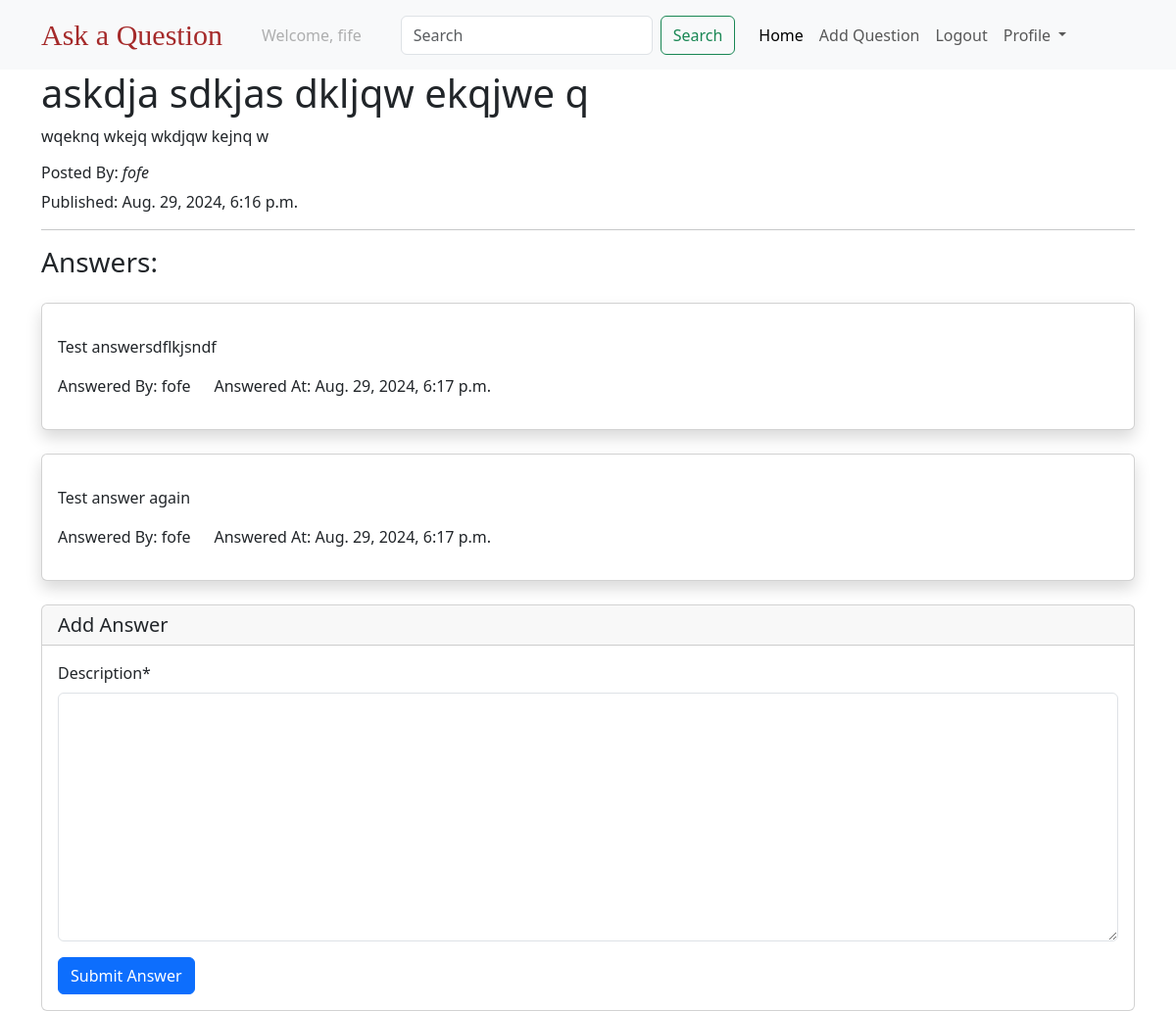
The page /question/askdja-sdkjas-dkljqw-ekqjwe-q/ (signed in) on the database its author committed.
### users/models.py (models this page shows)
class CustomUser(AbstractUser):
    pass

### questions/models.py (models this page shows, shortened)
class Question(models.Model):
    created_at = models.DateTimeField(auto_now_add=True)
    title = models.CharField(max_length=250)
    body = models.TextField()
    slug = models.SlugField(max_length=250, unique=True)
    author = models.ForeignKey(settings.AUTH_USER_MODEL,
                               on_delete=models.CASCADE, related_name="questions")

class Answer(models.Model):
    created_at = models.DateTimeField(auto_now_add=True)
    description = models.TextField()
    question = models.ForeignKey(Question, on_delete=models.CASCADE,
                                 related_name="answers")
    author = models.ForeignKey(settings.AUTH_USER_MODEL,
                               on_delete=models.CASCADE)

### questions/views.py (the view)
# urls.py: path('question/<slug:slug>/', question_details, name='qdetails'),
@login_required
def question_details(request, slug):
    question = get_object_or_404(Question, slug=slug)
    answer_list = Answer.objects.filter(question=question)
    if request.method == "POST":
        form = AnswerForm(request.POST)
        if form.is_valid():
            answer = form.save(commit=False)
            answer.question = question
            answer.author = request.user
            answer = form.save()
            answer_count.inc()
            return redirect('qdetails', slug=question.slug)
    else:
        form = AnswerForm()
    return render(request, 'QDetails.html', {'question': question, 'answer_list': answer_list, 'form': form, 'answer_count': answer_count})

### questions/forms.py
class AnswerForm(forms.ModelForm):
    class Meta:
        model = Answer
        fields = ['description']

### templates/QDetails.html (shortened to what this page needs)
{% extends 'base.html' %}
{% load crispy_forms_tags%}
{% block body %}
    <div class="container">
        <h1>{{ question.title }}</h1>
        <p>{{ question.body }}</p>
        <h6>Posted By: <i>{{ question.author }} </i></h6>
        <p>Published: {{ question.created_at  }}</p>
        <hr>
    </div>
    <div class="container">
        <h3 class="mt-3">Answers:</h3>
        {% for answers in answer_list %}
            <div class="card mt-4 py-3 shadow">
                <div class="card-body">
                    <p class="card-text">{{answers.description}}</p>
                    <div class="row">
                        <div class="col col-md-auto">
                            Answered By: {{ answers.author.username }}
                        </div>
                        <div class="col col-md-auto">
                            Answered At: {{ answers.created_at}}
                        </div>
                    </div>
                </div>
            </div>
        {% endfor %}
    </div>
    <div class="container">
        <div class="card mt-4">
            <form method="post" novalidate>
                <h5 class="card-header">Add Answer</h5>
                <div class="card-body">
                    {{ form|crispy }}
                    <input type="submit" value="Submit Answer" class="btn btn-primary">
                </div>
            </form>
        </div>
    </div>
{% endblock  %}

### templates/navbar.html (shortened to what this page needs)
<nav class="navbar navbar-expand-lg bg-body-tertiary">
    <div class="container">
      <a class="navbar-brand text-style" href="#">Ask a Question</a>
      <div class="collapse navbar-collapse" id="navbarSupportedContent">
        <ul class="navbar-nav me-auto mb-2 mb-lg-0">
            {% if request.user.is_authenticated %}
            <li class="nav-item mx-3">
                <a class="nav-link disabled">Welcome, {{request.user.username}}</a>
            </li>
            <form class="d-flex mx-3" role="search">
              <input class="form-control me-2" type="search" placeholder="Search" aria-label="Search" name="q">
              <button class="btn btn-outline-success" type="submit">Search</button>
            </form>
          <li class="nav-item">
            <a class="nav-link active" aria-current="page" href="{% url 'qlist' %}">Home</a>
          </li>
          <li class="nav-item">
            <a class="nav-link" href="{% url 'create_question' %}">Add Question </a>
          </li>
          <li class="nav-item">
            <a class="nav-link" href="{% url 'logout' %}">Logout </a>
          </li>
          <li class="nav-item dropdown">
            <a class="nav-link dropdown-toggle" href="#" role="button" data-bs-toggle="dropdown" aria-expanded="false">
              Profile
            </a>
          </li>
            {% endif %}
        </ul>
      </div>
    </div>
  </nav>

### templates/navbar.html (style rules this page uses)
.text-style { font-size: 30px !important; font-family: fantasy !important; color: brown !important; }

### rows shown on the page
CustomUser: user.username "fife"
Question: title "askdja sdkjas dkljqw ekqjwe q", body "wqeknq wkejq wkdjqw kejnq w", author "fofe", created_at "Aug. 29, 2024, 6:16 p.m."
Answer: description "Test answersdflkjsndf", author.username "fofe", created_at "Aug. 29, 2024, 6:17 p.m."
Answer: description "Test answer again", author.username "fofe", created_at "Aug. 29, 2024, 6:17 p.m."
